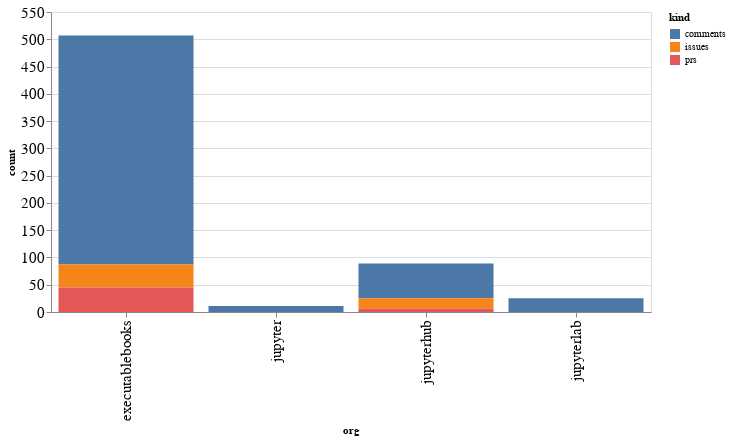

The notebook cell this image was saved under:
### Code cell
alt.Chart(org_summaries, width=600).mark_bar().encode(
    x='org',
    y='count',
    color='kind',
    tooltip="org"
)

### Figure 1 — Vega-Lite specification as saved in the notebook (floating-point values rounded to 4 significant figures)
{"config": {"axisLeft": {"labelFontSize": 15}, "axisBottom": {"labelFontSize": 15}}, "data": {"name": "data-4cf9dfc23a097be981de408517d9da7e"}, "mark": "bar", "encoding": {"color": {"type": "nominal", "field": "kind"}, "tooltip": {"type": "nominal", "field": "org"}, "x": {"type": "nominal", "field": "org"}, "y": {"type": "quantitative", "field": "count"}}, "width": 600, "$schema": "https://vega.github.io/schema/vega-lite/v4.8.1.json", "datasets": {"data-4cf9dfc23a097be981de408517d9da7e": [{"org": "executablebooks", "kind": "comments", "count": 420}, {"org": "executablebooks", "kind": "issues", "count": 42}, {"org": "executablebooks", "kind": "prs", "count": 45}, {"org": "jupyter", "kind": "comments", "count": 11}, {"org": "jupyterhub", "kind": "comments", "count": 64}, {"org": "jupyterhub", "kind": "issues", "count": 19}, {"org": "jupyterhub", "kind": "prs", "count": 6}, {"org": "jupyterlab", "kind": "comments", "count": 25}]}}
